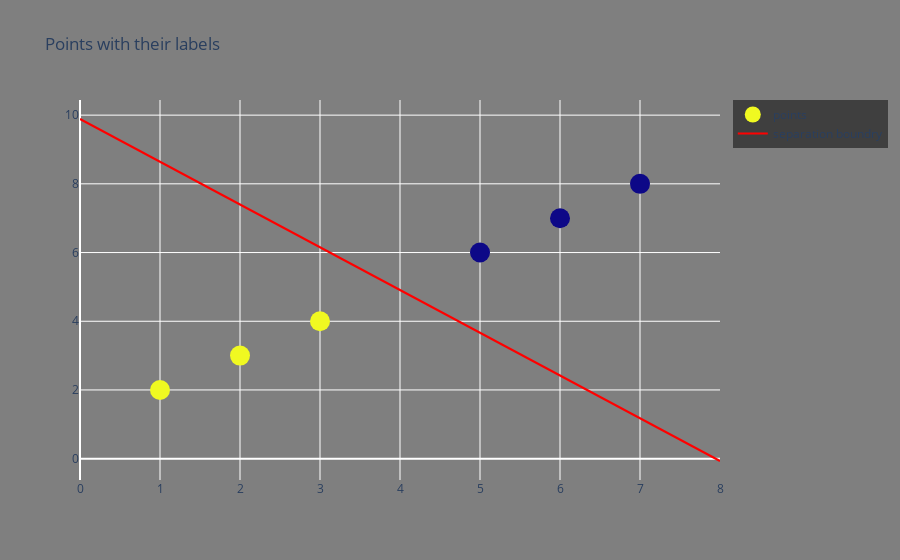

Notebook code for this chart:
### Markdown cell above
### Making sure the model is working fine:
* If $\ J(\theta)$ is not converging it means gradient descent is not working. Try changing the $\alpha$.
* If $\alpha$ is too small, gradient descent can be slow to converge.
* I $\alpha$ is too large $\ J(\theta)$ may not decrease and the model will not converge.
* Chose alpha between $ 0.001 and 0.3$. It depends on the problem mostly.

### Code cell
trace = go.Scatter(
    x = x_train[:, 0],
    y = x_train[:, 1],
    mode = "markers",
    marker = dict(
        color = y_train,
        size = 20
    ),
    name = "points"
)
(w, b) = log_reg.weights()
x = np.arange(9)
y = -((w[0])/(w[1])*x + (b/w[1]))
trace1 = go.Scatter(
    x = x,
    y = y,
    mode = "lines",
    marker = dict(
        color = 'red'
    ),
    name = "separation boundry"
)

data = [trace, trace1]
layout = go.Layout(
    title = "Points with their labels",
    paper_bgcolor='rgba(1,1,1,0.5)',
    plot_bgcolor='rgba(0,0,0,0)'
)
fig = go.Figure(data = data, layout = layout)
fig.show()

### Figure 1 — Plotly figure (JSON) as saved in the notebook; plotly's stock layout.template omitted (floating-point values rounded to 4 significant figures)
{"data": [{"marker": {"color": [1, 1, 1, 0, 0, 0], "size": 20}, "mode": "markers", "name": "points", "type": "scatter", "x": [1, 2, 3, 5, 6, 7], "y": [2, 3, 4, 6, 7, 8]}, {"marker": {"color": "red"}, "mode": "lines", "name": "separation boundry", "type": "scatter", "x": [0, 1, 2, 3, 4, 5, 6, 7, 8], "y": [9.888, 8.643, 7.399, 6.154, 4.91, 3.665, 2.421, 1.176, -0.06822]}], "layout": {"paper_bgcolor": "rgba(1,1,1,0.5)", "plot_bgcolor": "rgba(0,0,0,0)", "title": {"text": "Points with their labels"}}}
